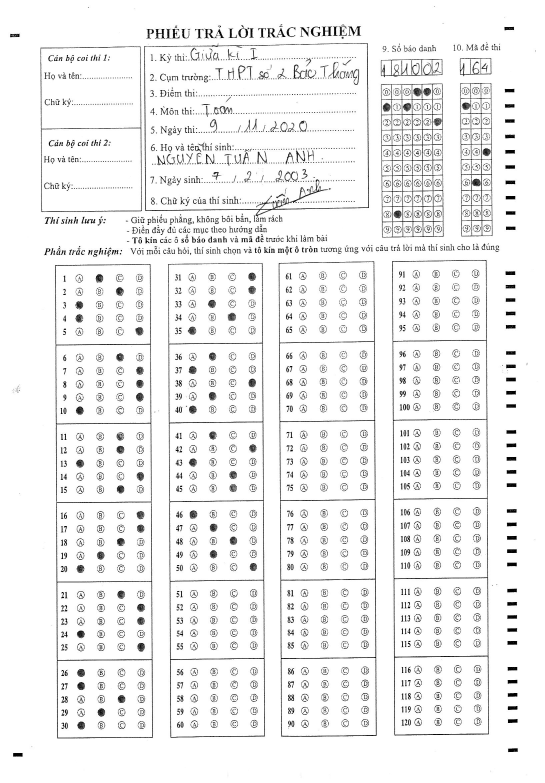
#> input picture test/OK_181002_8c9db.jpg, 1635 x 2349 px (shown at 1/3 size); its folder holds only this picture in this run
$ python -i exam40_50.py   (imports and definitions only)
#> lines starting #> are read from the running program, lines starting #| are printed output that depends on the picture; after the words box and inside, x2 and y2 are one past the last pixel; in counts of white or black regions, pixels touching at a corner belong together
#> further down, picture is the input picture: shape (2349, 1635, 3); min 0, max 255, mean 240.3
import cv2
import numpy as np
from os import listdir

def canny_edge_detection(image, blur_ksize=3, threshold1=50, threshold2=200):
#> called with blur_ksize = 3, threshold1 = 50, threshold2 = 200
	gray = cv2.cvtColor(image, cv2.COLOR_BGR2GRAY)
	img_gaussian = cv2.GaussianBlur(gray, (blur_ksize, blur_ksize), 0)
	img_canny = cv2.Canny(img_gaussian, threshold1, threshold2)
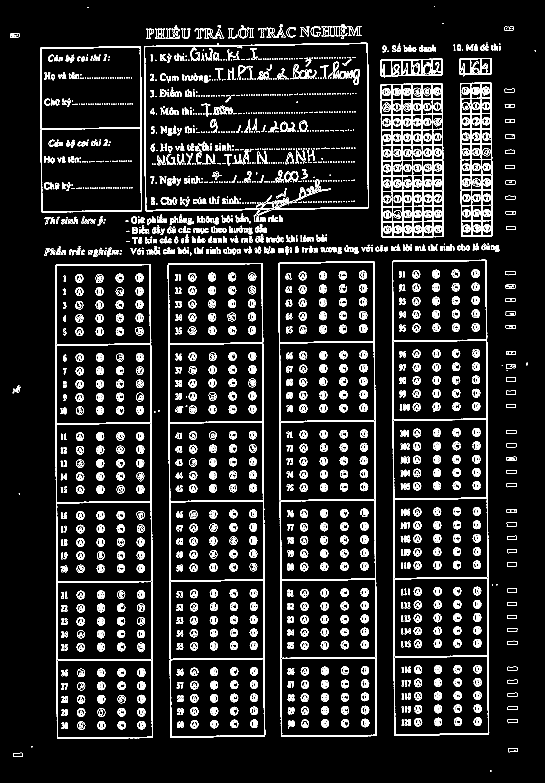
#> img_canny: shape (2349, 1635) (shown at 1/3 size); 6.4% white in thin lines or dots
	# cv2.imwrite("black_whrite.jpg",img_canny)
	return img_canny
# [30 lines left out: functions order_points, four_point_transform, not called in this run]
def export_appproxs4050(image):
	thresh = canny_edge_detection(image)
	contours, hierarchy = cv2.findContours(thresh, cv2.RETR_EXTERNAL, cv2.CHAIN_APPROX_SIMPLE)
#> contours = 428 contours, 148 with area under 20; largest, box (x1, y1, x2, y2) and area: (835, 784, 1131, 2211) 408552, (165, 792, 459, 2216) 407922, (1176, 779, 1468, 2207) 404061, (503, 789, 796, 2214) 403732, (432, 128, 1107, 651) 332788
	contours = sorted(contours, key=cv2.contourArea, reverse=True)
	area_cnt = [cv2.contourArea(cnt) for cnt in contours]
#> area_cnt = 428 values, max 408552.5 at index 0, min 0 at index 412, mean 5334.7
	print(area_cnt[:6])
#| [408552.5, 407922.5, 404061.0, 403732.5, 332788.0, 149065.0]
	approxs = []
	for contour in contours[:6]:
		peri = cv2.arcLength(contour, True)
		approx = cv2.approxPolyDP(contour, 0.015 * peri, True)
		if len(approx) == 4:
			approx = approx.reshape(4, 2)
			approxs.append(approx)
#> this loop made 6 passes
#> (peri, approx) on passes 1 to 6: (3456.8, [[1122, 784], [835, 793], [843, 2209], [1130, 2202]]), (3460.3, [[451, 792], [165, 796], [173, 2215], [458, 2212]]), (3456.4, [[1456, 779], [1176, 783], [1184, 2206], [1467, 2198]]), (3447.2, [[787, 789], [503, 795], [513, 2213], [795, 2204]]), (2426.7, [[1103, 129], [433, 138], [435, 631], [1106, 623]]), (1605.9, [[421, 139], [121, 143], [125, 636], [425, 632]])
#> after the loop, approxs = 6 items
			# for i in approx:
			# 	approxs.append(i)
			# cv2.drawContours(image, approxs, -1, (0, 0, 255), 3)
	print(len(approxs))
#| 6
	return approxs, area_cnt


# [59 lines left out: functions table_question4050, get_id_4050, get_data_train, get_id_train, not called in this run]

# get_id_train("40-50/50/")

>>> import cv2
>>> picture = cv2.imread('test/OK_181002_8c9db.jpg')
>>> result = export_appproxs4050(picture)

$ run again, on test/OK_181003_6e676.jpg
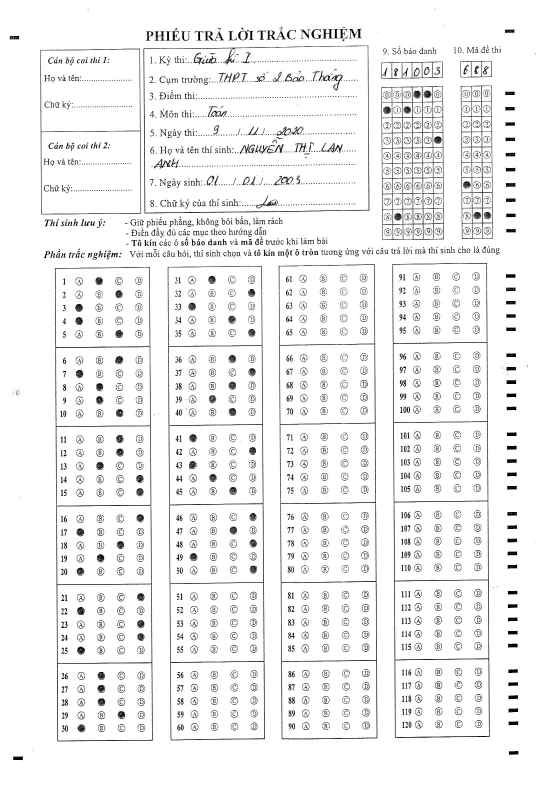
#> input picture test/OK_181003_6e676.jpg, 1634 x 2355 px (shown at 1/3 size)
#> picture is the input picture: shape (2355, 1634, 3); min 0, max 255, mean 240.5
#> in canny_edge_detection, `img_canny = cv2.Canny(img_gaussian, threshold1, threshold2)`:
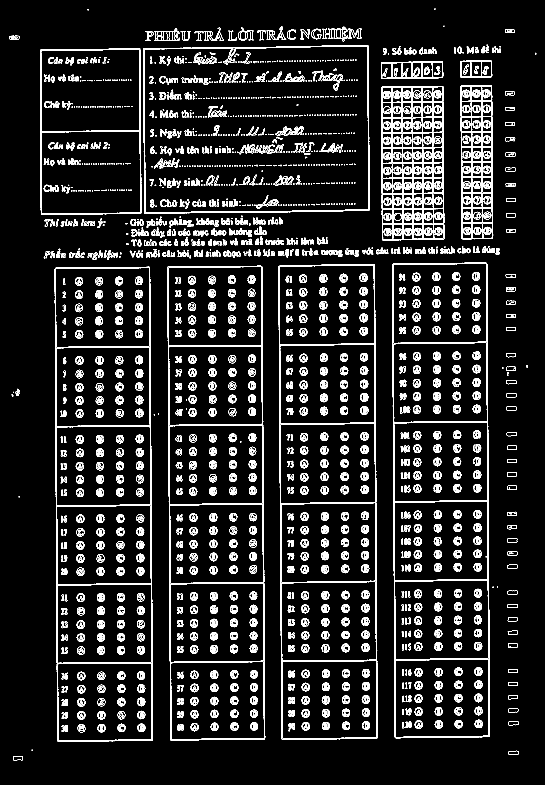
#> img_canny: shape (2355, 1634) (shown at 1/3 size); 6.3% white in thin lines or dots
#> contours = 443 contours, 189 with area under 20; largest, box (x1, y1, x2, y2) and area: (835, 792, 1133, 2219) 409600, (164, 800, 459, 2225) 406284, (1176, 788, 1470, 2215) 404624, (502, 797, 796, 2222) 402689, (430, 136, 1109, 641) 334390
#> area_cnt = 443 values, max 409600.5 at index 0, min 0 at index 421, mean 5150.2
#| [409600.5, 406283.5, 404624.0, 402689.0, 334390.5, 148575.5]
#> the loop in export_appproxs4050, `for contour in contours[:6]:` made 6 passes
#> (peri, approx) on passes 1 to 6: (3460.6, [[1121, 792], [835, 801], [845, 2217], [1132, 2212]]), (3462.4, [[447, 800], [164, 807], [174, 2224], [458, 2221]]), (3450.2, [[1458, 788], [1176, 795], [1187, 2214], [1469, 2209]]), (3440.5, [[782, 797], [502, 803], [513, 2221], [795, 2212]]), (2368.9, [[1104, 136], [430, 145], [433, 639], [1107, 631]]), (1610.3, [[419, 145], [121, 149], [123, 642], [423, 639]])
#> after the loop in export_appproxs4050, `for contour in contours[:6]:`: approxs = 6 items
#| 6
